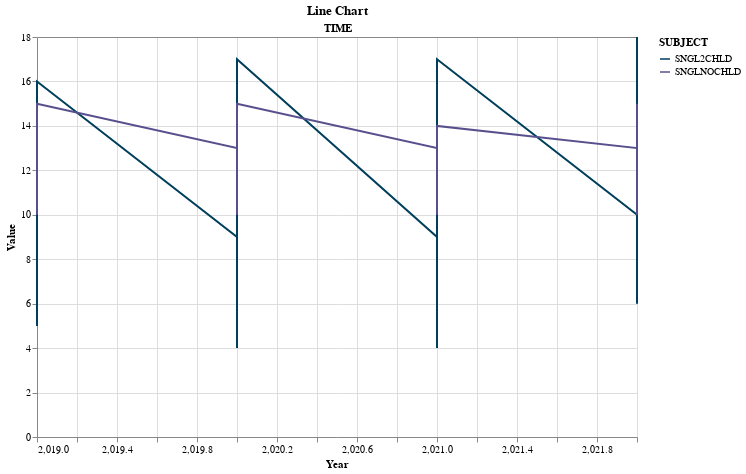

Notebook code for this chart:
### Code cell
df2_selectedlocations2= df2_selectedlocations[df2_selectedlocations['TIME']=='2022']

points= alt.Chart(df2_selectedlocations2).mark_circle(opacity=1, size=150).encode(
    x=alt.X('TIME:T'),
    y=alt.Y('VALUE')
)

line_chart + points

### Figure 1 — Vega-Lite specification as saved in the notebook (floating-point values rounded to 4 significant figures)
{"config": {"view": {"continuousWidth": 300, "continuousHeight": 300}}, "layer": [{"data": {"name": "data-b422a10a0f841811bc6b85563c6d518f"}, "mark": {"type": "line"}, "encoding": {"color": {"field": "SUBJECT", "scale": {"range": ["#003f5c", "#58508d", "#bc5090", "#ff6361", "#ffa600"]}, "type": "nominal"}, "x": {"field": "TIME", "title": "Year", "type": "quantitative"}, "y": {"field": "VALUE", "title": "Value", "type": "quantitative"}}, "title": "Line Chart"}, {"data": {"name": "data-d751713988987e9331980363e24189ce"}, "mark": {"type": "circle", "opacity": 1, "size": 150}, "encoding": {"x": {"field": "TIME", "type": "temporal"}, "y": {"field": "VALUE", "type": "quantitative"}}}], "height": 400, "width": 600, "$schema": "https://vega.github.io/schema/vega-lite/v5.15.1.json", "datasets": {"data-b422a10a0f841811bc6b85563c6d518f": [{"LOCATION": "Germany", "SUBJECT": "SNGL2CHLD", "MEASURE": "HR_AVEWAGE", "TIME": 2019, "VALUE": 12}, {"LOCATION": "Germany", "SUBJECT": "SNGL2CHLD", "MEASURE": "HR_AVEWAGE", "TIME": 2020, "VALUE": 9}, {"LOCATION": "Germany", "SUBJECT": "SNGL2CHLD", "MEASURE": "HR_AVEWAGE", "TIME": 2021, "VALUE": 9}, {"LOCATION": "Germany", "SUBJECT": "SNGL2CHLD", "MEASURE": "HR_AVEWAGE", "TIME": 2022, "VALUE": 10}, {"LOCATION": "Germany", "SUBJECT": "SNGLNOCHLD", "MEASURE": "HR_AVEWAGE", "TIME": 2019, "VALUE": 13}, {"LOCATION": "Germany", "SUBJECT": "SNGLNOCHLD", "MEASURE": "HR_AVEWAGE", "TIME": 2020, "VALUE": 13}, {"LOCATION": "Germany", "SUBJECT": "SNGLNOCHLD", "MEASURE": "HR_AVEWAGE", "TIME": 2021, "VALUE": 13}, {"LOCATION": "Germany", "SUBJECT": "SNGLNOCHLD", "MEASURE": "HR_AVEWAGE", "TIME": 2022, "VALUE": 13}, {"LOCATION": "United Kingdom", "SUBJECT": "SNGL2CHLD", "MEASURE": "HR_AVEWAGE", "TIME": 2019, "VALUE": 5}, {"LOCATION": "United Kingdom", "SUBJECT": "SNGL2CHLD", "MEASURE": "HR_AVEWAGE", "TIME": 2020, "VALUE": 4}, {"LOCATION": "United Kingdom", "SUBJECT": "SNGL2CHLD", "MEASURE": "HR_AVEWAGE", "TIME": 2021, "VALUE": 4}, {"LOCATION": "United Kingdom", "SUBJECT": "SNGL2CHLD", "MEASURE": "HR_AVEWAGE", "TIME": 2022, "VALUE": 6}, {"LOCATION": "United Kingdom", "SUBJECT": "SNGLNOCHLD", "MEASURE": "HR_AVEWAGE", "TIME": 2019, "VALUE": 10}, {"LOCATION": "United Kingdom", "SUBJECT": "SNGLNOCHLD", "MEASURE": "HR_AVEWAGE", "TIME": 2020, "VALUE": 10}, {"LOCATION": "United Kingdom", "SUBJECT": "SNGLNOCHLD", "MEASURE": "HR_AVEWAGE", "TIME": 2021, "VALUE": 10}, {"LOCATION": "United Kingdom", "SUBJECT": "SNGLNOCHLD", "MEASURE": "HR_AVEWAGE", "TIME": 2022, "VALUE": 10}, {"LOCATION": "Organization for Economic Cooperation and Development", "SUBJECT": "SNGL2CHLD", "MEASURE": "HR_AVEWAGE", "TIME": 2019, "VALUE": 16}, {"LOCATION": "Organization for Economic Cooperation and Development", "SUBJECT": "SNGL2CHLD", "MEASURE": "HR_AVEWAGE", "TIME": 2020, "VALUE": 17}, {"LOCATION": "Organization for Economic Cooperation and Development", "SUBJECT": "SNGL2CHLD", "MEASURE": "HR_AVEWAGE", "TIME": 2021, "VALUE": 17}, {"LOCATION": "Organization for Economic Cooperation and Development", "SUBJECT": "SNGL2CHLD", "MEASURE": "HR_AVEWAGE", "TIME": 2022, "VALUE": 18}, {"LOCATION": "Organization for Economic Cooperation and Development", "SUBJECT": "SNGLNOCHLD", "MEASURE": "HR_AVEWAGE", "TIME": 2019, "VALUE": 15}, {"LOCATION": "Organization for Economic Cooperation and Development", "SUBJECT": "SNGLNOCHLD", "MEASURE": "HR_AVEWAGE", "TIME": 2020, "VALUE": 15}, {"LOCATION": "Organization for Economic Cooperation and Development", "SUBJECT": "SNGLNOCHLD", "MEASURE": "HR_AVEWAGE", "TIME": 2021, "VALUE": 14}, {"LOCATION": "Organization for Economic Cooperation and Development", "SUBJECT": "SNGLNOCHLD", "MEASURE": "HR_AVEWAGE", "TIME": 2022, "VALUE": 15}], "data-d751713988987e9331980363e24189ce": []}}
